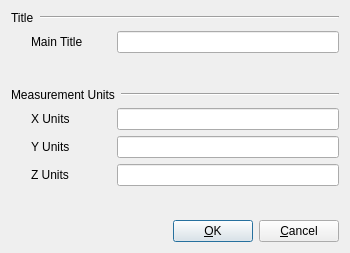
<?xml version="1.0" encoding="UTF-8"?>
<ui version="4.0" stdsetdef="1">
  <author></author>
  <comment></comment>
  <exportmacro></exportmacro>
  <class>TitleUI</class>
  <widget class="QDialog" name="TitleUI">
    <property name="geometry">
      <rect>
        <x>0</x>
        <y>0</y>
        <width>350</width>
        <height>253</height>
      </rect>
    </property>
    <property name="windowTitle">
      <string>Titles</string>
    </property>
    <property name="sizeGripEnabled">
      <bool>false</bool>
    </property>
    <layout class="QVBoxLayout">
      <item>
        <layout class="QHBoxLayout">
          <item>
            <widget class="QLabel" name="textLabel10">
              <property name="text">
                <string>Title</string>
              </property>
              <property name="wordWrap">
                <bool>false</bool>
              </property>
            </widget>
          </item>
          <item>
            <widget class="Line" name="line2">
              <property name="sizePolicy">
                <sizepolicy>
                  <hsizetype>7</hsizetype>
                  <vsizetype>0</vsizetype>
                  <horstretch>0</horstretch>
                  <verstretch>0</verstretch>
                </sizepolicy>
              </property>
              <property name="frameShape">
                <enum>QFrame::HLine</enum>
              </property>
              <property name="frameShadow">
                <enum>QFrame::Sunken</enum>
              </property>
            </widget>
          </item>
        </layout>
      </item>
      <item>
        <layout class="QHBoxLayout">
          <item>
            <spacer name="spacer27">
              <property name="sizeHint">
                <size>
                  <width>20</width>
                  <height>20</height>
                </size>
              </property>
              <property name="sizeType">
                <enum>QSizePolicy::Fixed</enum>
              </property>
              <property name="orientation">
                <enum>Qt::Horizontal</enum>
              </property>
            </spacer>
          </item>
          <item>
            <layout class="QHBoxLayout">
              <item>
                <widget class="QLabel" name="textLabel15">
                  <property name="minimumSize">
                    <size>
                      <width>80</width>
                      <height>0</height>
                    </size>
                  </property>
                  <property name="text">
                    <string>Main Title</string>
                  </property>
                  <property name="wordWrap">
                    <bool>false</bool>
                  </property>
                </widget>
              </item>
              <item>
                <widget class="QLineEdit" name="lineEdit1"/>
              </item>
            </layout>
          </item>
        </layout>
      </item>
      <item>
        <spacer name="spacer29">
          <property name="sizeHint">
            <size>
              <width>20</width>
              <height>20</height>
            </size>
          </property>
          <property name="sizeType">
            <enum>QSizePolicy::Expanding</enum>
          </property>
          <property name="orientation">
            <enum>Qt::Vertical</enum>
          </property>
        </spacer>
      </item>
      <item>
        <layout class="QHBoxLayout">
          <item>
            <widget class="QLabel" name="textLabel10_2">
              <property name="text">
                <string>Measurement Units</string>
              </property>
              <property name="wordWrap">
                <bool>false</bool>
              </property>
            </widget>
          </item>
          <item>
            <widget class="Line" name="line2_2">
              <property name="sizePolicy">
                <sizepolicy>
                  <hsizetype>7</hsizetype>
                  <vsizetype>0</vsizetype>
                  <horstretch>0</horstretch>
                  <verstretch>0</verstretch>
                </sizepolicy>
              </property>
              <property name="frameShape">
                <enum>QFrame::HLine</enum>
              </property>
              <property name="frameShadow">
                <enum>QFrame::Sunken</enum>
              </property>
            </widget>
          </item>
        </layout>
      </item>
      <item>
        <layout class="QHBoxLayout">
          <item>
            <spacer name="spacer31">
              <property name="sizeHint">
                <size>
                  <width>20</width>
                  <height>20</height>
                </size>
              </property>
              <property name="sizeType">
                <enum>QSizePolicy::Fixed</enum>
              </property>
              <property name="orientation">
                <enum>Qt::Horizontal</enum>
              </property>
            </spacer>
          </item>
          <item>
            <layout class="QGridLayout">
              <item row="0" column="0">
                <widget class="QLabel" name="textLabel11">
                  <property name="minimumSize">
                    <size>
                      <width>80</width>
                      <height>0</height>
                    </size>
                  </property>
                  <property name="text">
                    <string>X Units</string>
                  </property>
                  <property name="wordWrap">
                    <bool>false</bool>
                  </property>
                </widget>
              </item>
              <item row="1" column="0">
                <widget class="QLabel" name="textLabel12">
                  <property name="minimumSize">
                    <size>
                      <width>80</width>
                      <height>0</height>
                    </size>
                  </property>
                  <property name="text">
                    <string>Y Units</string>
                  </property>
                  <property name="wordWrap">
                    <bool>false</bool>
                  </property>
                </widget>
              </item>
              <item row="0" column="1">
                <widget class="QLineEdit" name="lineEdit2"/>
              </item>
              <item row="2" column="1">
                <widget class="QLineEdit" name="lineEdit4"/>
              </item>
              <item row="2" column="0">
                <widget class="QLabel" name="textLabel13">
                  <property name="minimumSize">
                    <size>
                      <width>80</width>
                      <height>0</height>
                    </size>
                  </property>
                  <property name="text">
                    <string>Z Units</string>
                  </property>
                  <property name="wordWrap">
                    <bool>false</bool>
                  </property>
                </widget>
              </item>
              <item row="1" column="1">
                <widget class="QLineEdit" name="lineEdit3"/>
              </item>
            </layout>
          </item>
        </layout>
      </item>
      <item>
        <spacer name="spacer28">
          <property name="sizeHint">
            <size>
              <width>20</width>
              <height>20</height>
            </size>
          </property>
          <property name="sizeType">
            <enum>QSizePolicy::MinimumExpanding</enum>
          </property>
          <property name="orientation">
            <enum>Qt::Vertical</enum>
          </property>
        </spacer>
      </item>
      <item>
        <layout class="QHBoxLayout">
          <property name="margin">
            <number>0</number>
          </property>
          <property name="spacing">
            <number>6</number>
          </property>
          <item>
            <spacer name="Horizontal Spacing2">
              <property name="sizeHint">
                <size>
                  <width>150</width>
                  <height>20</height>
                </size>
              </property>
              <property name="sizeType">
                <enum>QSizePolicy::MinimumExpanding</enum>
              </property>
              <property name="orientation">
                <enum>Qt::Horizontal</enum>
              </property>
            </spacer>
          </item>
          <item>
            <widget class="QPushButton" name="buttonOk">
              <property name="text">
                <string>&amp;OK</string>
              </property>
              <property name="shortcut">
                <string/>
              </property>
              <property name="autoDefault">
                <bool>true</bool>
              </property>
              <property name="default">
                <bool>true</bool>
              </property>
            </widget>
          </item>
          <item>
            <widget class="QPushButton" name="buttonCancel">
              <property name="text">
                <string>&amp;Cancel</string>
              </property>
              <property name="shortcut">
                <string/>
              </property>
              <property name="autoDefault">
                <bool>true</bool>
              </property>
            </widget>
          </item>
        </layout>
      </item>
    </layout>
  </widget>
  <layoutdefault spacing="6" margin="11"/>
  
  <tabstops>
    <tabstop>lineEdit1</tabstop>
    <tabstop>lineEdit2</tabstop>
    <tabstop>lineEdit3</tabstop>
    <tabstop>lineEdit4</tabstop>
    <tabstop>buttonOk</tabstop>
    <tabstop>buttonCancel</tabstop>
  </tabstops>
  <connections>
    <connection>
      <sender>buttonOk</sender>
      <signal>clicked()</signal>
      <receiver>TitleUI</receiver>
      <slot>accept()</slot>
    </connection>
    <connection>
      <sender>buttonCancel</sender>
      <signal>clicked()</signal>
      <receiver>TitleUI</receiver>
      <slot>reject()</slot>
    </connection>
  </connections>
</ui>
